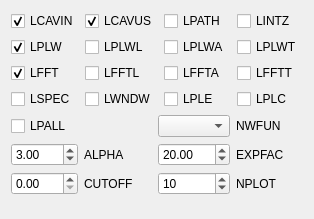
             <widget class="QWidget" name="plotPage">
              <property name="geometry">
               <rect>
                <x>0</x>
                <y>0</y>
                <width>314</width>
                <height>219</height>
               </rect>
              </property>
              <attribute name="label">
               <string>Plot</string>
              </attribute>
              <attribute name="toolTip">
               <string>Plot settings (p)</string>
              </attribute>
              <layout class="QVBoxLayout" name="verticalLayout_14">
               <item>
                <layout class="QGridLayout" name="gridLayout_9">
                 <item row="0" column="1">
                  <widget class="QCheckBox" name="LCAVUS">
                   <property name="toolTip">
                    <string>Plot cavity shape actually used. When more than one
radial mesh sizes are used, the radial coordinates of their
borders are (not) marked by arrows in the plot.</string>
                   </property>
                   <property name="text">
                    <string>LCAVUS</string>
                   </property>
                   <property name="checked">
                    <bool>true</bool>
                   </property>
                  </widget>
                 </item>
                 <item row="0" column="2">
                  <widget class="QCheckBox" name="LPATH">
                   <property name="toolTip">
                    <string>Plot the Napoly-Zotter contour on cavity shape plots.</string>
                   </property>
                   <property name="text">
                    <string>LPATH</string>
                   </property>
                  </widget>
                 </item>
                 <item row="0" column="0">
                  <widget class="QCheckBox" name="LCAVIN">
                   <property name="toolTip">
                    <string>Plot cavity shape input.</string>
                   </property>
                   <property name="text">
                    <string>LCAVIN</string>
                   </property>
                   <property name="checked">
                    <bool>true</bool>
                   </property>
                  </widget>
                 </item>
                 <item row="3" column="3">
                  <widget class="QCheckBox" name="LPLC">
                   <property name="toolTip">
                    <string>Plot total current lines at subsequent time steps for the
monopole case (MROT=0). If this is true, LCBACK must
be false.</string>
                   </property>
                   <property name="text">
                    <string>LPLC</string>
                   </property>
                  </widget>
                 </item>
                 <item row="3" column="2">
                  <widget class="QCheckBox" name="LPLE">
                   <property name="toolTip">
                    <string>Plot electric field lines at subsequent time steps for the
monopole case (MROT=0). If this is true, LCBACK must
be false.</string>
                   </property>
                   <property name="text">
                    <string>LPLE</string>
                   </property>
                  </widget>
                 </item>
                 <item row="3" column="1">
                  <widget class="QCheckBox" name="LWNDW">
                   <property name="toolTip">
                    <string>When LWNDW=.T., the data windowing [6] is applied to
wake potential data to reduce the undesirable effects
related to spectral leakage.</string>
                   </property>
                   <property name="text">
                    <string>LWNDW</string>
                   </property>
                   <property name="checked">
                    <bool>false</bool>
                   </property>
                  </widget>
                 </item>
                 <item row="3" column="0">
                  <widget class="QCheckBox" name="LSPEC">
                   <property name="toolTip">
                    <string>Calculate the frequency spectrum of a longitudinal loss
factor (or deposited energy) and its integration over
frequency as a function of the upper limit of frequency of
this integration and plot them.
This option is applied only to MROT=0 case.</string>
                   </property>
                   <property name="text">
                    <string>LSPEC</string>
                   </property>
                  </widget>
                 </item>
                 <item row="0" column="3">
                  <widget class="QCheckBox" name="LINTZ">
                   <property name="toolTip">
                    <string>Integrate the real part of each impedance over frequency
and plot it as a function of the upper limit of this
integration. This option is useful to find areas of each
resonance peak.</string>
                   </property>
                   <property name="text">
                    <string>LINTZ</string>
                   </property>
                  </widget>
                 </item>
                 <item row="2" column="3">
                  <widget class="QCheckBox" name="LFFTT">
                   <property name="toolTip">
                    <string>Calculate the real and imaginary parts of transverse
impedance and plot them.</string>
                   </property>
                   <property name="text">
                    <string>LFFTT</string>
                   </property>
                  </widget>
                 </item>
                 <item row="2" column="2">
                  <widget class="QCheckBox" name="LFFTA">
                   <property name="toolTip">
                    <string>Calculate the real and imaginary parts of azimuthal
impedance and plot them.</string>
                   </property>
                   <property name="text">
                    <string>LFFTA</string>
                   </property>
                  </widget>
                 </item>
                 <item row="2" column="1">
                  <widget class="QCheckBox" name="LFFTL">
                   <property name="toolTip">
                    <string>Calculate the real and imaginary parts of longitudinal
impedance and plot them.</string>
                   </property>
                   <property name="text">
                    <string>LFFTL</string>
                   </property>
                  </widget>
                 </item>
                 <item row="2" column="0">
                  <widget class="QCheckBox" name="LFFT">
                   <property name="toolTip">
                    <string>Calculate the real and imaginary parts of all impedance,
and plot them.</string>
                   </property>
                   <property name="text">
                    <string>LFFT</string>
                   </property>
                   <property name="checked">
                    <bool>true</bool>
                   </property>
                  </widget>
                 </item>
                 <item row="1" column="3">
                  <widget class="QCheckBox" name="LPLWT">
                   <property name="toolTip">
                    <string>Plot the transverse wake potential.</string>
                   </property>
                   <property name="text">
                    <string>LPLWT</string>
                   </property>
                  </widget>
                 </item>
                 <item row="1" column="2">
                  <widget class="QCheckBox" name="LPLWA">
                   <property name="toolTip">
                    <string>Plot the azimuthal wake potential.</string>
                   </property>
                   <property name="text">
                    <string>LPLWA</string>
                   </property>
                  </widget>
                 </item>
                 <item row="1" column="1">
                  <widget class="QCheckBox" name="LPLWL">
                   <property name="toolTip">
                    <string>Plot the longitudinal wake potential.</string>
                   </property>
                   <property name="text">
                    <string>LPLWL</string>
                   </property>
                  </widget>
                 </item>
                 <item row="1" column="0">
                  <widget class="QCheckBox" name="LPLW">
                   <property name="toolTip">
                    <string>Plot all wake potentials.</string>
                   </property>
                   <property name="text">
                    <string>LPLW</string>
                   </property>
                   <property name="checked">
                    <bool>true</bool>
                   </property>
                  </widget>
                 </item>
                </layout>
               </item>
               <item>
                <layout class="QGridLayout" name="gridLayout_8">
                 <item row="1" column="2">
                  <widget class="QDoubleSpinBox" name="EXPFAC">
                   <property name="toolTip">
                    <string>CUTOFF frequency is changed by a factor of
log(EXPFAC/20) from the default value.</string>
                   </property>
                   <property name="value">
                    <double>20.000000000000000</double>
                   </property>
                  </widget>
                 </item>
                 <item row="1" column="0">
                  <widget class="QDoubleSpinBox" name="ALPHA">
                   <property name="toolTip">
                    <string>Alpha parameter of the window functions.</string>
                   </property>
                   <property name="value">
                    <double>3.000000000000000</double>
                   </property>
                  </widget>
                 </item>
                 <item row="2" column="0">
                  <widget class="QDoubleSpinBox" name="CUTOFF">
                   <property name="toolTip">
                    <string>The cutoff frequency for plots of the Fourier transforms of
wake potentials. At the default value, CUTOFF is
determined so that the exponential correction factor due to
the bunch length, exp((2π*CUTOFF⋅SIG)2/2c2), is
EXPFAC (default=20), where c is the speed of light.</string>
                   </property>
                  </widget>
                 </item>
                 <item row="1" column="1">
                  <widget class="QLabel" name="label_24">
                   <property name="text">
                    <string>ALPHA</string>
                   </property>
                  </widget>
                 </item>
                 <item row="2" column="2">
                  <widget class="QSpinBox" name="NPLOT">
                   <property name="toolTip">
                    <string>Number of field lines that a bunch carries when it enters a
structure. At the default mode, the field lines of given
strength are plotted, and thus the number of field lines
may vary from one plot to another.</string>
                   </property>
                   <property name="value">
                    <number>10</number>
                   </property>
                  </widget>
                 </item>
                 <item row="2" column="1">
                  <widget class="QLabel" name="label_25">
                   <property name="text">
                    <string>CUTOFF</string>
                   </property>
                  </widget>
                 </item>
                 <item row="1" column="3">
                  <widget class="QLabel" name="label_26">
                   <property name="text">
                    <string>EXPFAC</string>
                   </property>
                  </widget>
                 </item>
                 <item row="2" column="3">
                  <widget class="QLabel" name="label_27">
                   <property name="text">
                    <string>NPLOT</string>
                   </property>
                  </widget>
                 </item>
                 <item row="0" column="2">
                  <widget class="QComboBox" name="NWFUN">
                   <property name="toolTip">
                    <string>Choice of the window functions.</string>
                   </property>
                  </widget>
                 </item>
                 <item row="0" column="3">
                  <widget class="QLabel" name="label_28">
                   <property name="text">
                    <string>NWFUN</string>
                   </property>
                  </widget>
                 </item>
                 <item row="0" column="0">
                  <widget class="QCheckBox" name="LPALL">
                   <property name="toolTip">
                    <string>When LPALL=.T., the mode of field line plotting is
switched to the mode in which a fixed number of field
lines (specified by NPLOT) are plotted at each time step,
regardless of the strength of remnant wake fields.</string>
                   </property>
                   <property name="text">
                    <string>LPALL</string>
                   </property>
                  </widget>
                 </item>
                </layout>
               </item>
               <item>
                <spacer name="verticalSpacer_7">
                 <property name="orientation">
                  <enum>Qt::Vertical</enum>
                 </property>
                 <property name="sizeHint" stdset="0">
                  <size>
                   <width>20</width>
                   <height>40</height>
                  </size>
                 </property>
                </spacer>
               </item>
              </layout>
             </widget>
